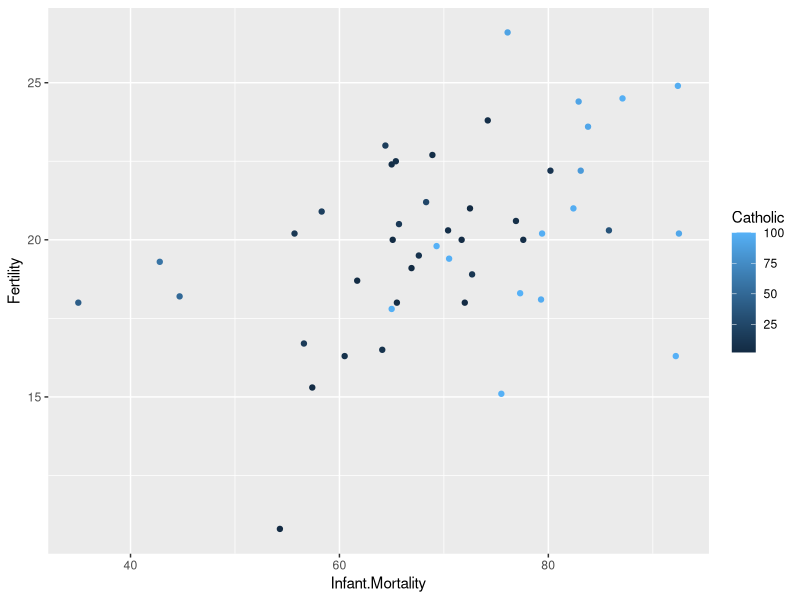

The R source for this figure:
## ---- chunk 1
library(ggplot2)
p = ggplot(data=swiss, aes(Fertility,Infant.Mortality, color = Catholic))
    p = p + geom_point() + xlab("Infant.Mortality") + ylab("Fertility")
    print(p)
